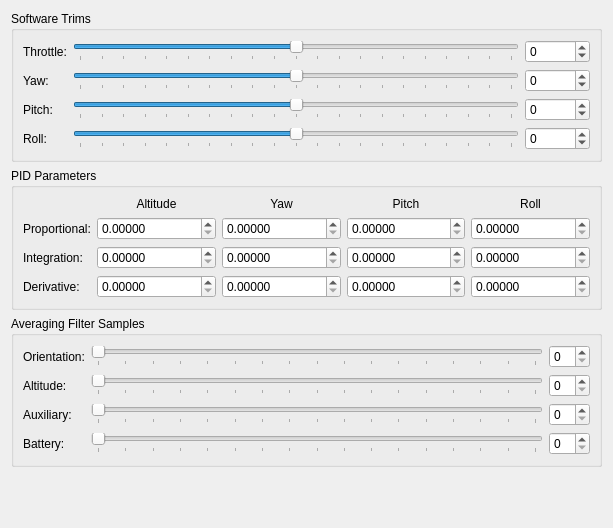
         <widget class="QWidget" name="scrollAreaWidgetContents">
          <property name="geometry">
           <rect>
            <x>0</x>
            <y>0</y>
            <width>613</width>
            <height>528</height>
           </rect>
          </property>
          <layout class="QVBoxLayout" name="verticalLayout_2">
           <item>
            <widget class="QGroupBox" name="groupBox_4">
             <property name="title">
              <string>Software Trims</string>
             </property>
             <layout class="QGridLayout" name="gridLayout_10">
              <item row="0" column="0">
               <widget class="QLabel" name="lblThrottle">
                <property name="text">
                 <string>Throttle:</string>
                </property>
               </widget>
              </item>
              <item row="0" column="1">
               <widget class="QSlider" name="slideThrottleTrim">
                <property name="minimum">
                 <number>-10000</number>
                </property>
                <property name="maximum">
                 <number>10000</number>
                </property>
                <property name="pageStep">
                 <number>100</number>
                </property>
                <property name="value">
                 <number>0</number>
                </property>
                <property name="sliderPosition">
                 <number>0</number>
                </property>
                <property name="orientation">
                 <enum>Qt::Horizontal</enum>
                </property>
                <property name="tickPosition">
                 <enum>QSlider::TicksBelow</enum>
                </property>
                <property name="tickInterval">
                 <number>1000</number>
                </property>
               </widget>
              </item>
              <item row="1" column="0">
               <widget class="QLabel" name="lblYaw">
                <property name="text">
                 <string>Yaw:</string>
                </property>
               </widget>
              </item>
              <item row="1" column="1">
               <widget class="QSlider" name="slideYawTrim">
                <property name="minimum">
                 <number>-10000</number>
                </property>
                <property name="maximum">
                 <number>10000</number>
                </property>
                <property name="pageStep">
                 <number>100</number>
                </property>
                <property name="value">
                 <number>0</number>
                </property>
                <property name="sliderPosition">
                 <number>0</number>
                </property>
                <property name="orientation">
                 <enum>Qt::Horizontal</enum>
                </property>
                <property name="tickPosition">
                 <enum>QSlider::TicksBelow</enum>
                </property>
                <property name="tickInterval">
                 <number>1000</number>
                </property>
               </widget>
              </item>
              <item row="2" column="0">
               <widget class="QLabel" name="lblPitch">
                <property name="text">
                 <string>Pitch:</string>
                </property>
               </widget>
              </item>
              <item row="2" column="1">
               <widget class="QSlider" name="slidePitchTrim">
                <property name="minimum">
                 <number>-10000</number>
                </property>
                <property name="maximum">
                 <number>10000</number>
                </property>
                <property name="pageStep">
                 <number>100</number>
                </property>
                <property name="value">
                 <number>0</number>
                </property>
                <property name="sliderPosition">
                 <number>0</number>
                </property>
                <property name="orientation">
                 <enum>Qt::Horizontal</enum>
                </property>
                <property name="tickPosition">
                 <enum>QSlider::TicksBelow</enum>
                </property>
                <property name="tickInterval">
                 <number>1000</number>
                </property>
               </widget>
              </item>
              <item row="3" column="0">
               <widget class="QLabel" name="lblRoll">
                <property name="text">
                 <string>Roll:</string>
                </property>
               </widget>
              </item>
              <item row="3" column="1">
               <widget class="QSlider" name="slideRollTrim">
                <property name="minimum">
                 <number>-10000</number>
                </property>
                <property name="maximum">
                 <number>10000</number>
                </property>
                <property name="pageStep">
                 <number>100</number>
                </property>
                <property name="value">
                 <number>0</number>
                </property>
                <property name="sliderPosition">
                 <number>0</number>
                </property>
                <property name="orientation">
                 <enum>Qt::Horizontal</enum>
                </property>
                <property name="tickPosition">
                 <enum>QSlider::TicksBelow</enum>
                </property>
                <property name="tickInterval">
                 <number>1000</number>
                </property>
               </widget>
              </item>
              <item row="0" column="2">
               <widget class="QSpinBox" name="spinThrottleTrim">
                <property name="minimum">
                 <number>-10000</number>
                </property>
                <property name="maximum">
                 <number>10000</number>
                </property>
               </widget>
              </item>
              <item row="1" column="2">
               <widget class="QSpinBox" name="spinYawTrim">
                <property name="minimum">
                 <number>-10000</number>
                </property>
                <property name="maximum">
                 <number>10000</number>
                </property>
               </widget>
              </item>
              <item row="2" column="2">
               <widget class="QSpinBox" name="spinPitchTrim">
                <property name="minimum">
                 <number>-10000</number>
                </property>
                <property name="maximum">
                 <number>10000</number>
                </property>
               </widget>
              </item>
              <item row="3" column="2">
               <widget class="QSpinBox" name="spinRollTrim">
                <property name="minimum">
                 <number>-10000</number>
                </property>
                <property name="maximum">
                 <number>10000</number>
                </property>
               </widget>
              </item>
             </layout>
            </widget>
           </item>
           <item>
            <widget class="QGroupBox" name="gb_pid">
             <property name="title">
              <string>PID Parameters</string>
             </property>
             <layout class="QGridLayout" name="gridLayout_12">
              <item row="1" column="0">
               <widget class="QLabel" name="lbl_pid_Kp">
                <property name="sizePolicy">
                 <sizepolicy hsizetype="Fixed" vsizetype="Preferred">
                  <horstretch>0</horstretch>
                  <verstretch>0</verstretch>
                 </sizepolicy>
                </property>
                <property name="text">
                 <string>Proportional:</string>
                </property>
               </widget>
              </item>
              <item row="2" column="0">
               <widget class="QLabel" name="lbl_pid_Ki">
                <property name="sizePolicy">
                 <sizepolicy hsizetype="Fixed" vsizetype="Preferred">
                  <horstretch>0</horstretch>
                  <verstretch>0</verstretch>
                 </sizepolicy>
                </property>
                <property name="text">
                 <string>Integration:</string>
                </property>
               </widget>
              </item>
              <item row="3" column="0">
               <widget class="QLabel" name="lbl_pid_Kd">
                <property name="sizePolicy">
                 <sizepolicy hsizetype="Fixed" vsizetype="Preferred">
                  <horstretch>0</horstretch>
                  <verstretch>0</verstretch>
                 </sizepolicy>
                </property>
                <property name="text">
                 <string>Derivative:</string>
                </property>
               </widget>
              </item>
              <item row="2" column="1">
               <widget class="QDoubleSpinBox" name="spin_alt_ki">
                <property name="decimals">
                 <number>5</number>
                </property>
                <property name="singleStep">
                 <double>0.000010000000000</double>
                </property>
               </widget>
              </item>
              <item row="3" column="1">
               <widget class="QDoubleSpinBox" name="spin_alt_kd">
                <property name="decimals">
                 <number>5</number>
                </property>
                <property name="singleStep">
                 <double>0.000010000000000</double>
                </property>
               </widget>
              </item>
              <item row="1" column="1">
               <widget class="QDoubleSpinBox" name="spin_alt_kp">
                <property name="decimals">
                 <number>5</number>
                </property>
                <property name="singleStep">
                 <double>0.000010000000000</double>
                </property>
               </widget>
              </item>
              <item row="1" column="2">
               <widget class="QDoubleSpinBox" name="spin_yaw_kp">
                <property name="decimals">
                 <number>5</number>
                </property>
                <property name="singleStep">
                 <double>0.000010000000000</double>
                </property>
               </widget>
              </item>
              <item row="2" column="2">
               <widget class="QDoubleSpinBox" name="spin_yaw_ki">
                <property name="decimals">
                 <number>5</number>
                </property>
                <property name="singleStep">
                 <double>0.000010000000000</double>
                </property>
               </widget>
              </item>
              <item row="3" column="2">
               <widget class="QDoubleSpinBox" name="spin_yaw_kd">
                <property name="decimals">
                 <number>5</number>
                </property>
                <property name="singleStep">
                 <double>0.000010000000000</double>
                </property>
               </widget>
              </item>
              <item row="1" column="3">
               <widget class="QDoubleSpinBox" name="spin_pitch_kp">
                <property name="decimals">
                 <number>5</number>
                </property>
                <property name="singleStep">
                 <double>0.000010000000000</double>
                </property>
               </widget>
              </item>
              <item row="2" column="3">
               <widget class="QDoubleSpinBox" name="spin_pitch_ki">
                <property name="decimals">
                 <number>5</number>
                </property>
                <property name="singleStep">
                 <double>0.000010000000000</double>
                </property>
               </widget>
              </item>
              <item row="3" column="3">
               <widget class="QDoubleSpinBox" name="spin_pitch_kd">
                <property name="decimals">
                 <number>5</number>
                </property>
                <property name="singleStep">
                 <double>0.000010000000000</double>
                </property>
               </widget>
              </item>
              <item row="2" column="4">
               <widget class="QDoubleSpinBox" name="spin_roll_ki">
                <property name="decimals">
                 <number>5</number>
                </property>
                <property name="singleStep">
                 <double>0.000010000000000</double>
                </property>
               </widget>
              </item>
              <item row="3" column="4">
               <widget class="QDoubleSpinBox" name="spin_roll_kd">
                <property name="decimals">
                 <number>5</number>
                </property>
                <property name="singleStep">
                 <double>0.000010000000000</double>
                </property>
               </widget>
              </item>
              <item row="1" column="4">
               <widget class="QDoubleSpinBox" name="spin_roll_kp">
                <property name="decimals">
                 <number>5</number>
                </property>
                <property name="singleStep">
                 <double>0.000010000000000</double>
                </property>
               </widget>
              </item>
              <item row="0" column="2">
               <widget class="QLabel" name="lbl_pid_yaw">
                <property name="text">
                 <string>Yaw</string>
                </property>
                <property name="alignment">
                 <set>Qt::AlignCenter</set>
                </property>
               </widget>
              </item>
              <item row="0" column="1">
               <widget class="QLabel" name="lbl_pid_alt">
                <property name="text">
                 <string>Altitude</string>
                </property>
                <property name="alignment">
                 <set>Qt::AlignCenter</set>
                </property>
               </widget>
              </item>
              <item row="0" column="3">
               <widget class="QLabel" name="lbl_pid_pitch">
                <property name="text">
                 <string>Pitch</string>
                </property>
                <property name="alignment">
                 <set>Qt::AlignCenter</set>
                </property>
               </widget>
              </item>
              <item row="0" column="4">
               <widget class="QLabel" name="lbl_pid_roll">
                <property name="text">
                 <string>Roll</string>
                </property>
                <property name="alignment">
                 <set>Qt::AlignCenter</set>
                </property>
               </widget>
              </item>
             </layout>
            </widget>
           </item>
           <item>
            <widget class="QGroupBox" name="gb_avg_filter">
             <property name="title">
              <string>Averaging Filter Samples</string>
             </property>
             <layout class="QGridLayout" name="gridLayout_11">
              <item row="0" column="0">
               <widget class="QLabel" name="lblOrientation">
                <property name="text">
                 <string>Orientation:</string>
                </property>
               </widget>
              </item>
              <item row="1" column="0">
               <widget class="QLabel" name="lblAltitude">
                <property name="text">
                 <string>Altitude:</string>
                </property>
               </widget>
              </item>
              <item row="3" column="0">
               <widget class="QLabel" name="lblBattery">
                <property name="text">
                 <string>Battery:</string>
                </property>
               </widget>
              </item>
              <item row="3" column="1">
               <widget class="QSlider" name="slideBatteryFilter">
                <property name="maximum">
                 <number>64</number>
                </property>
                <property name="pageStep">
                 <number>4</number>
                </property>
                <property name="orientation">
                 <enum>Qt::Horizontal</enum>
                </property>
                <property name="tickPosition">
                 <enum>QSlider::TicksBelow</enum>
                </property>
                <property name="tickInterval">
                 <number>4</number>
                </property>
               </widget>
              </item>
              <item row="1" column="1">
               <widget class="QSlider" name="slideAltitudeFilter">
                <property name="maximum">
                 <number>64</number>
                </property>
                <property name="pageStep">
                 <number>4</number>
                </property>
                <property name="orientation">
                 <enum>Qt::Horizontal</enum>
                </property>
                <property name="tickPosition">
                 <enum>QSlider::TicksBelow</enum>
                </property>
                <property name="tickInterval">
                 <number>4</number>
                </property>
               </widget>
              </item>
              <item row="0" column="1">
               <widget class="QSlider" name="slideOrientationFilter">
                <property name="maximum">
                 <number>64</number>
                </property>
                <property name="pageStep">
                 <number>4</number>
                </property>
                <property name="orientation">
                 <enum>Qt::Horizontal</enum>
                </property>
                <property name="tickPosition">
                 <enum>QSlider::TicksBelow</enum>
                </property>
                <property name="tickInterval">
                 <number>4</number>
                </property>
               </widget>
              </item>
              <item row="2" column="0">
               <widget class="QLabel" name="lblAuxiliary">
                <property name="text">
                 <string>Auxiliary:</string>
                </property>
               </widget>
              </item>
              <item row="2" column="1">
               <widget class="QSlider" name="slideAuxiliaryFilter">
                <property name="maximum">
                 <number>64</number>
                </property>
                <property name="pageStep">
                 <number>4</number>
                </property>
                <property name="orientation">
                 <enum>Qt::Horizontal</enum>
                </property>
                <property name="tickPosition">
                 <enum>QSlider::TicksBelow</enum>
                </property>
                <property name="tickInterval">
                 <number>4</number>
                </property>
               </widget>
              </item>
              <item row="0" column="2">
               <widget class="QSpinBox" name="spinOrientationFilter">
                <property name="maximum">
                 <number>64</number>
                </property>
               </widget>
              </item>
              <item row="1" column="2">
               <widget class="QSpinBox" name="spinAltitudeFilter">
                <property name="maximum">
                 <number>64</number>
                </property>
               </widget>
              </item>
              <item row="2" column="2">
               <widget class="QSpinBox" name="spinAuxiliaryFilter">
                <property name="maximum">
                 <number>64</number>
                </property>
               </widget>
              </item>
              <item row="3" column="2">
               <widget class="QSpinBox" name="spinBatteryFilter">
                <property name="maximum">
                 <number>64</number>
                </property>
               </widget>
              </item>
             </layout>
            </widget>
           </item>
           <item>
            <spacer name="verticalSpacer_4">
             <property name="orientation">
              <enum>Qt::Vertical</enum>
             </property>
             <property name="sizeHint" stdset="0">
              <size>
               <width>20</width>
               <height>40</height>
              </size>
             </property>
            </spacer>
           </item>
          </layout>
         </widget>
